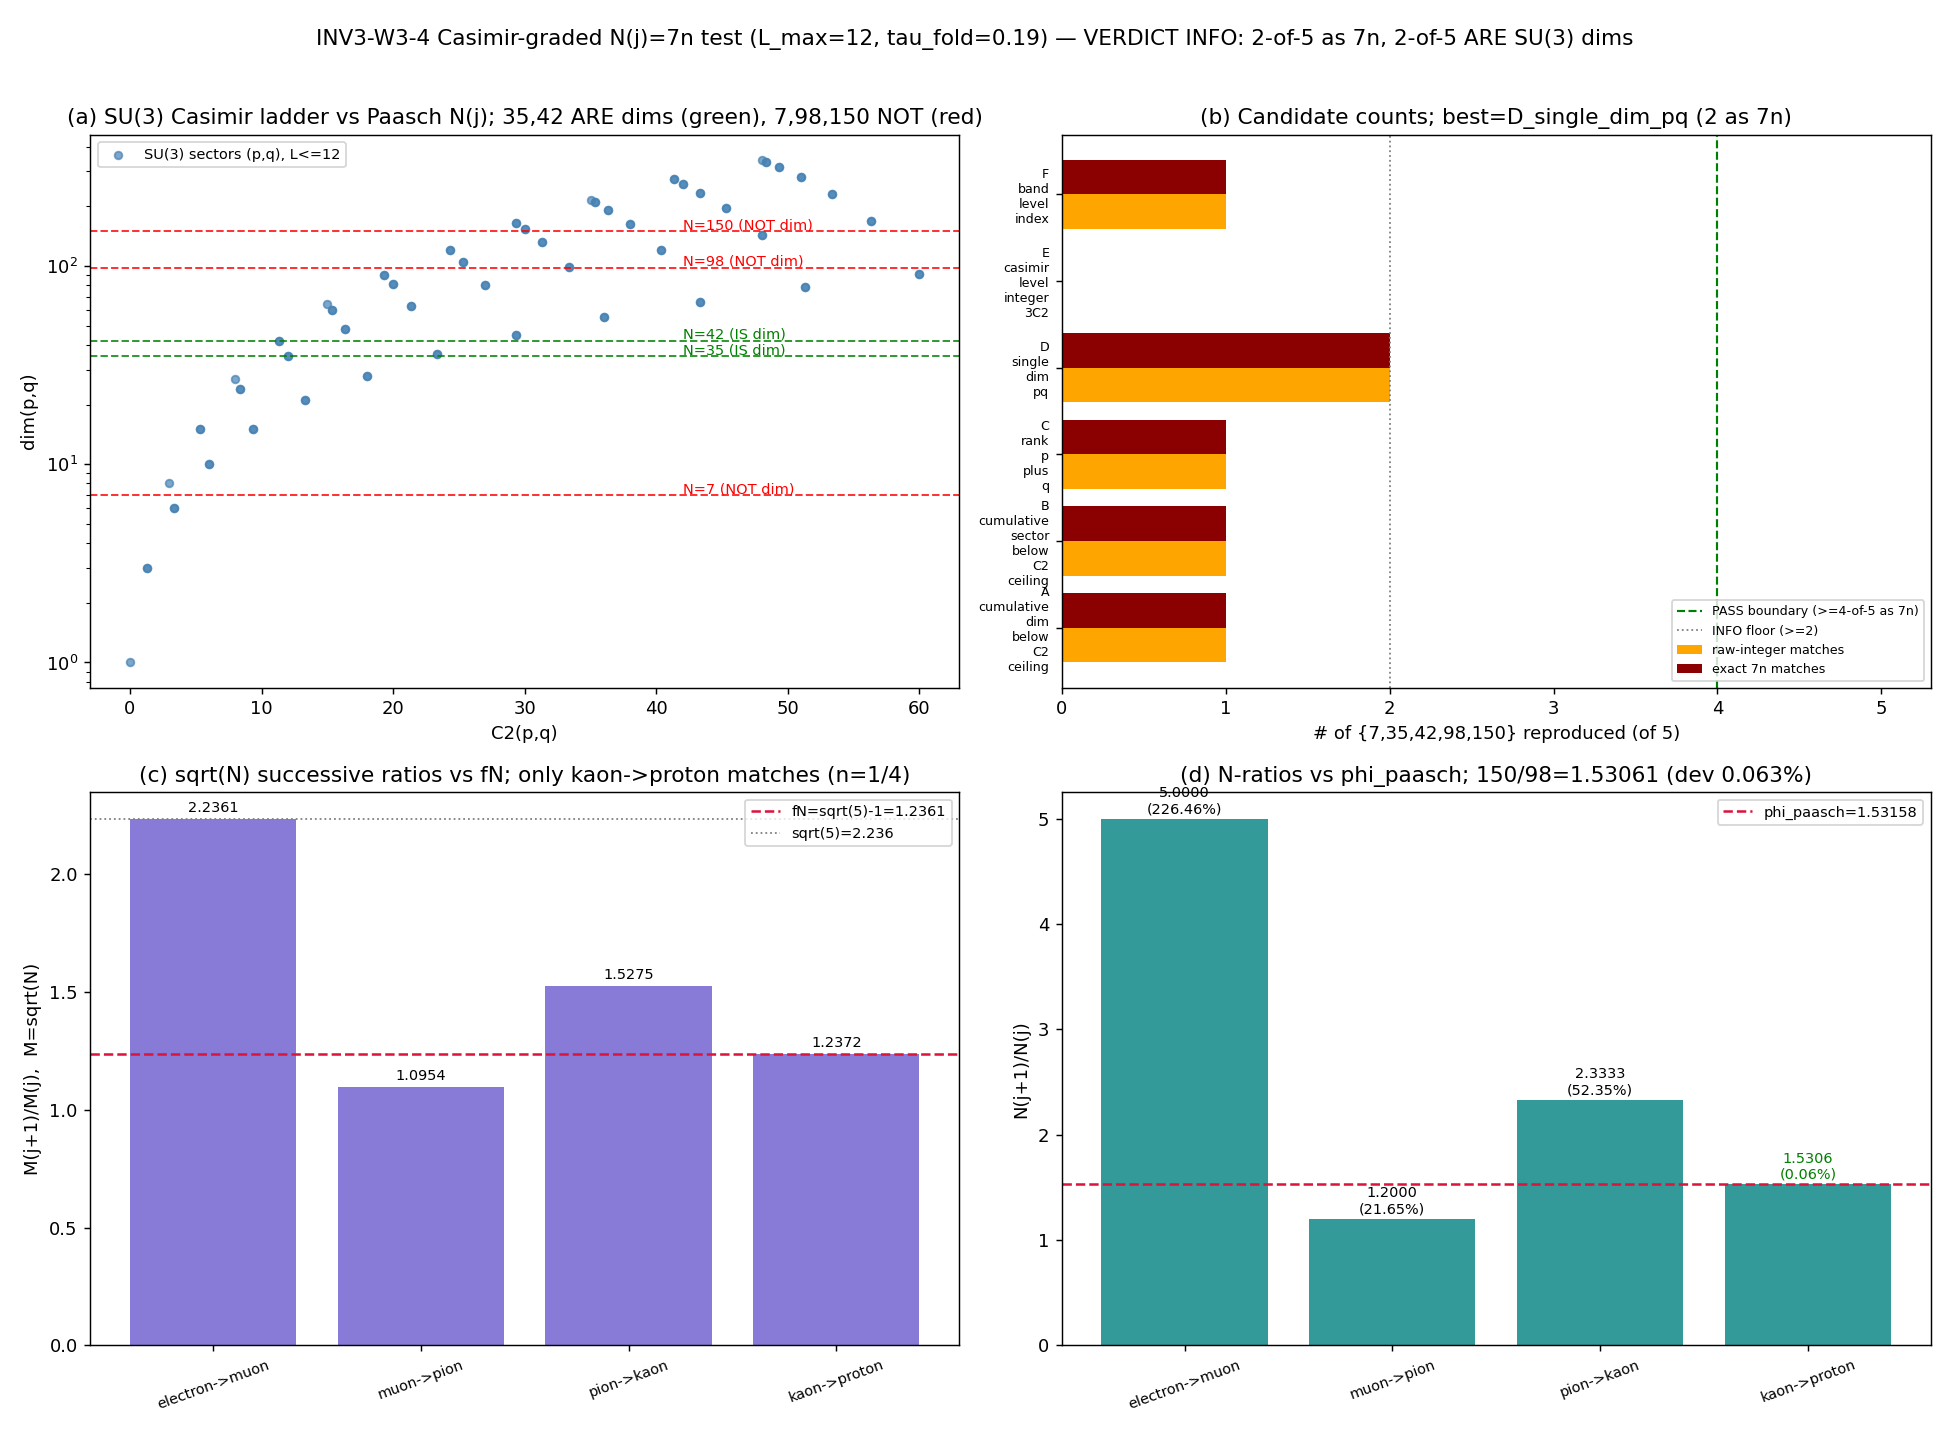

Reproduce this figure in Python.
#!/usr/bin/env python3
"""
INV3 W3-4 — Casimir-graded N(j)=7n test on the L12 fold spectrum
=================================================================

Gate: INV3-W3-4-CASIMIR-GRADED-NJ-7N ([CHAIN])

Pre-registered threshold (plan §W3-4):
  operator type = set.
  PASS iff there EXISTS an SU(3) Casimir-graded mode-counting function N(p,q)
       built from {dim(p,q), C2(p,q), p+q} on the L_max=12 fold cache that
       reproduces Paasch's integer SET {7,35,42,98,150} as 7n (N(j)/7 integer)
       for >= 4 of the 5 particles (exact integer 7n match).
  INFO iff 2-3 of the 5 are reproduced (the dim-coincidence: 35,42 ARE SU(3)
       dims; the rest are not).
  FAIL iff < 2 of the 5 are reproduced.

Plan-freeze Sage pre-flight (substitution chain, plan §W3-4 item 7):
  Paasch N(j) = {7,35,42,98,150};  N(j)/7 = {1,5,6,14,150/7=21.43}.
  SU(3) dims (p+q<=5) = {1,3,6,8,10,15,21,24,27,35,42,...}.
  7 NOT a dim; 35,42 ARE dims; 98,150 NOT dims.  => a pure-dim map reproduces
  AT MOST 2-of-5 -> cannot PASS -> EXPECTED outcome INFO-partial.
  M(j)=sqrt(N(j)) successive ratios = {2.236,1.095,1.528,1.237}; fN=sqrt(5)-1
  matches ONLY kaon->proton (1.2372).  N(p)/N(K)=150/98=1.5306 vs phi_paasch
  =1.531580 (0.063%).

Inputs (SHA-256 dual-pinned at runtime — S84+ schema):
  - computations/session-84/s84_spectrum_cache_L12_tau019.npz
       (sector_evals[(p,q)] = {dim:int, level:int, abs_evals:ndarray}; 90 sectors)
  - canonical_constants.py (feeds audit_sha256 only; supplies phi_paasch, tau_fold)
  - script bytes (feeds BOTH audit_sha256 and content_sha256)

Output 4-tuple:
  (value=<n_matched_7n>, scheme=CASIMIR-GRADED-NJ-7N, convention=ABSOLUTE, L_max=12)

Classification: PARTICLE (Paasch's mass-number integers N(j) as a
  representation-theoretic mode count of D_K) on a GEOMETRIC substrate
  (the Casimir ladder / Peter-Weyl mode geometry).

METHODOLOGY
-----------
Direction of explanation (phononic-framing.md, substrate-first):
  D_K eigenvalues (the L12 fold cache) -> Peter-Weyl (p,q) sector content +
  Casimir grading C2(p,q) -> a mode-count integer N(p,q) -> Paasch's
  mass-number integers.  The mass IS the Higgs-overlap of a Peter-Weyl mode
  in the Jensen metric; the integers ARE the mode-counting structure of the
  Peter-Weyl decomposition, NOT particles placed "in" a container at integer
  mass numbers.

The script:
 (1) Loads the L12 cache. For each (p,q) sector computes the EXACT
     C2(p,q)=(p^2+q^2+pq+3p+3q)/3, dim(p,q)=(p+1)(q+1)(p+q+2)/2, and the
     bottom-of-band |lambda|_min from the cached abs_evals.  Verifies the
     S21c/S22 bridge lambda^2 = C2(p,q) + 3/4 (bi-invariant tau=0 form) as a
     diagnostic.
 (2) Builds the partial-coincidence diagnostic: which of {7,35,42,98,150}
     equal an SU(3) dim(p,q)?  (Pre-flight: 35,42 yes; 7,98,150 no.)
 (3) Tests a family of Casimir-graded mode-counting functions N(p,q):
       (A) cumulative count of MODES (dim-weighted, sum of dim over sectors
           with C2 <= ceiling) below a Casimir ceiling — scanned over every
           distinct C2 value.
       (B) cumulative count of SECTORS (unweighted) below a Casimir ceiling.
       (C) rank-graded count p+q.
       (D) the single dim(p,q) itself.
       (E) Casimir-level integer round(C2*3) = p^2+q^2+pq+3p+3q.
       (F) bottom-of-band level index (cache 'level' field).
     For each candidate, count how many of {7,35,42,98,150} are reproduced
     EXACTLY as 7n (integer N/7), and how many are reproduced as the raw
     integer (a looser match used only as a diagnostic).
 (4) Reports the M(j)=sqrt(N(j)) successive-ratio vs fN diagnostic and the
     N(p)/N(K)=150/98 vs phi_paasch diagnostic.
 (5) Emits the full sector table (p,q,dim,C2,|lambda|_min,candidate-N) + the
     best-fit mode-counting function + the partial-coincidence diagnostic +
     the candidate prefactor m0 tying electron (N=7) to M_KK + verdict.

DISCIPLINE
----------
- `from canonical_constants import *`
- Every local/intermediate tagged `# (local)`
- CPU-only (counting + small arithmetic; cache pre-diagonalized) — OMP cap 8
- SHA-256 of all input files logged in first 20 lines of stdout
- dual-SHA (audit + content) emitted (S84+)
- 4-tuple printed as the final non-verdict line
- verdict PAYLOAD printed for the agent to pass to emit_verdict (race-safe)
"""

from __future__ import annotations

# ---------------------------------------------------------------------------
# Section 0 — Path setup + OMP cap (BEFORE canonical import and numpy)
# ---------------------------------------------------------------------------
import os
os.environ.setdefault("OMP_NUM_THREADS", "8")
os.environ.setdefault("MKL_NUM_THREADS", "8")

import sys
from pathlib import Path

_THIS = Path(__file__).resolve()
_SHARED = _THIS.parent.parent / "_shared"          # computations/_shared
sys.path.insert(0, str(_SHARED))

# ---------------------------------------------------------------------------
# Section 1 — Canonical constants (MANDATORY first import)
# ---------------------------------------------------------------------------
from canonical_constants import *  # noqa: F401,F403,E402  (supplies phi_paasch, tau_fold, M_KK)
from canonical_constants import phi_paasch, tau_fold, M_KK  # noqa: E402  (explicit)

# ---------------------------------------------------------------------------
# Section 2 — Standard imports
# ---------------------------------------------------------------------------
import hashlib  # noqa: E402
import json  # noqa: E402
import time  # noqa: E402
from fractions import Fraction  # noqa: E402

import numpy as np  # noqa: E402
import matplotlib  # noqa: E402

matplotlib.use("Agg")
import matplotlib.pyplot as plt  # noqa: E402

# ---------------------------------------------------------------------------
# Section 3 — Paths + pre-registration
# ---------------------------------------------------------------------------
SESSION_DIR = Path(__file__).resolve().parent          # computations/investigation-3
COMPUTATIONS_DIR = SESSION_DIR.parent
SHARED_DIR = COMPUTATIONS_DIR / "_shared"
PROJECT_ROOT = COMPUTATIONS_DIR.parent

SESSION = "3"                                                       # (local) investigation number
GATE_ID = "INV3-W3-4"                                               # (local) short form per orchestrator override
SCHEME = "CASIMIR-GRADED-NJ-7N"                                     # (local)
CONVENTION = "ABSOLUTE"                                             # (local) integer counts, not ratios
L_MAX = 12                                                          # (local)

# Pre-registered PASS/INFO/FAIL boundaries (plan §W3-4)
PASS_MIN_MATCH_7N = 4          # (local) PASS iff >= 4-of-5 reproduced as 7n
INFO_MIN_MATCH = 2             # (local) INFO iff 2-3 reproduced; FAIL iff < 2
REL_TOL_DIAG = 0.02            # (local) 2% relative tol for the M-ratio / phi_paasch diagnostics

# Paasch mass-number integers N(j) = (m_j/m_e)^{2/3} (Paper 03, Eq 5.2)
PAASCH_PARTICLES = ["electron", "muon", "pion", "kaon", "proton"]   # (local)
PAASCH_NJ = [7, 35, 42, 98, 150]                                   # (local)

CACHE_PATH = COMPUTATIONS_DIR / "session-84" / "s84_spectrum_cache_L12_tau019.npz"

# Output destinations
OUT_NPZ = SESSION_DIR / "inv3_w3_casimir_graded_nj_7n.npz"
OUT_PNG = SESSION_DIR / "inv3_w3_casimir_graded_nj_7n.png"

INPUT_FILES = [
    SHARED_DIR / "canonical_constants.py",
    CACHE_PATH,
]


# ---------------------------------------------------------------------------
# Section 4 — SHA-256 dual-pin block
# ---------------------------------------------------------------------------
def sha256_of(path: Path) -> str:
    h = hashlib.sha256()  # (local)
    try:
        h.update(path.read_bytes())
    except OSError:
        return ""
    return h.hexdigest()


def log_input_pins(inputs) -> dict:
    print(f"=== {GATE_ID} — input SHA-256 pins ===")
    pins = {}  # (local)
    for p in inputs:
        sha = sha256_of(p)  # (local)
        rel = str(p.relative_to(PROJECT_ROOT)).replace("\\", "/")  # (local)
        print(f"  {rel}: {sha[:16]}...")
        pins[rel] = sha
    return pins


def closure_hash(pins: dict) -> str:
    items = sorted(pins.items())  # (local)
    h = hashlib.sha256()
    for k, v in items:
        h.update(f"{k}={v}\n".encode("utf-8"))
    return h.hexdigest()


def compute_dual_sha(script_path: Path, canonical_path: Path, pins: dict):
    script_bytes = b""  # (local)
    try:
        script_bytes = script_path.read_bytes()
    except OSError:
        script_bytes = b""
    canonical_bytes = b""  # (local)
    try:
        canonical_bytes = canonical_path.read_bytes()
    except OSError:
        canonical_bytes = b""
    pinmap_json = json.dumps(
        dict(sorted(pins.items())), separators=(",", ":"), sort_keys=True
    ).encode("utf-8")  # (local)

    h_audit = hashlib.sha256()
    h_audit.update(script_bytes)
    h_audit.update(canonical_bytes)
    h_audit.update(pinmap_json)
    audit = h_audit.hexdigest()  # (local)

    h_content = hashlib.sha256()
    h_content.update(script_bytes)
    content = h_content.hexdigest()  # (local)
    return audit, content


# ---------------------------------------------------------------------------
# Section 5 — SU(3) representation arithmetic
# ---------------------------------------------------------------------------
def su3_dim(p: int, q: int) -> int:
    """SU(3) irrep dimension dim(p,q) = (p+1)(q+1)(p+q+2)/2 (exact integer)."""
    return (p + 1) * (q + 1) * (p + q + 2) // 2


def su3_casimir_frac(p: int, q: int) -> Fraction:
    """Exact quadratic Casimir C2(p,q) = (p^2+q^2+pq+3p+3q)/3 (Fraction)."""
    return Fraction(p * p + q * q + p * q + 3 * p + 3 * q, 3)


def su3_casimir_int(p: int, q: int) -> int:
    """Casimir-level INTEGER = 3*C2 = p^2+q^2+pq+3p+3q (the numerator)."""
    return p * p + q * q + p * q + 3 * p + 3 * q


# ---------------------------------------------------------------------------
# Section 6 — Compute
# ---------------------------------------------------------------------------
def compute() -> dict:
    # fN = Paasch golden-ratio M-value successive ratio = sqrt(5)-1 = 2/golden
    fN = np.sqrt(5.0) - 1.0  # (local) 1.2360679...

    # ---- 6.1 Load the L12 fold cache -------------------------------------
    data = np.load(CACHE_PATH, allow_pickle=True)  # (local)
    sector_evals = data["sector_evals"].item()  # (local) dict {(p,q): {dim,level,abs_evals}}
    n_sectors = len(sector_evals)  # (local)
    print(f"  cache sectors: {n_sectors}")

    # ---- 6.2 Per-sector table -------------------------------------------
    # Each row: (p, q, dim_cache, dim_formula, C2_float, C2_int, level, lam_min, lam_min_sq)
    rows = []  # (local)
    bridge_residuals = []  # (local) |lam_min^2 - (C2 + 3/4)|
    for (p, q), entry in sector_evals.items():
        dim_cache = int(entry["dim"])  # (local)
        dim_formula = su3_dim(p, q)  # (local)
        c2 = su3_casimir_frac(p, q)  # (local)
        c2_f = float(c2)  # (local)
        c2_int = su3_casimir_int(p, q)  # (local)
        level = int(entry["level"])  # (local)
        abs_evals = np.asarray(entry["abs_evals"], dtype=float)  # (local)
        # bottom-of-band |lambda|_min: smallest NONZERO |eval| (zero modes excluded
        # from the band floor; if all zero, use 0.0)
        nz = abs_evals[abs_evals > 1e-12]  # (local)
        lam_min = float(nz.min()) if nz.size else 0.0  # (local)
        rows.append(
            dict(
                p=p, q=q, dim_cache=dim_cache, dim_formula=dim_formula,
                C2=c2_f, C2_int=c2_int, level=level, lam_min=lam_min,
                lam_min_sq=lam_min * lam_min,
            )
        )
        # S21c/S22 bridge diagnostic: lambda^2 = C2 + 3/4 (bi-invariant tau=0 form)
        bridge_residuals.append(abs(lam_min * lam_min - (c2_f + 0.75)))

    rows.sort(key=lambda r: (r["C2"], r["p"], r["q"]))  # (local) order by Casimir
    bridge_resid_arr = np.array(bridge_residuals)  # (local)

    # dim self-consistency (cache vs formula)
    dim_mismatch = sum(1 for r in rows if r["dim_cache"] != r["dim_formula"])  # (local)

    # ---- 6.3 Partial-coincidence diagnostic: N(j) vs SU(3) dims ----------
    all_dims = sorted({su3_dim(p, q) for p in range(0, L_MAX + 1)
                       for q in range(0, L_MAX + 1) if p + q <= L_MAX})  # (local)
    dim_set = set(all_dims)  # (local)
    nj_is_dim = {nj: (nj in dim_set) for nj in PAASCH_NJ}  # (local)
    # which (p,q) realize the matching dims
    nj_dim_realizers = {}  # (local)
    for nj in PAASCH_NJ:
        if nj in dim_set:
            nj_dim_realizers[nj] = [
                (p, q) for p in range(0, L_MAX + 1) for q in range(0, L_MAX + 1)
                if p + q <= L_MAX and su3_dim(p, q) == nj
            ]
    n_nj_are_dims = sum(1 for v in nj_is_dim.values() if v)  # (local)

    # ---- 6.4 Candidate mode-counting functions --------------------------
    # Build cumulative-count structures over distinct Casimir ceilings.
    distinct_c2 = sorted({r["C2"] for r in rows})  # (local)
    # cumulative dim-weighted count below each ceiling (<=)
    cum_dim_at_ceiling = {}  # (local)
    cum_sec_at_ceiling = {}  # (local)
    for c2v in distinct_c2:
        cum_dim_at_ceiling[c2v] = sum(r["dim_formula"] for r in rows if r["C2"] <= c2v + 1e-9)
        cum_sec_at_ceiling[c2v] = sum(1 for r in rows if r["C2"] <= c2v + 1e-9)

    # Candidate generators -> set of integers each can produce
    # (A) cumulative dim-weighted mode count below a ceiling
    cand_A = sorted(set(cum_dim_at_ceiling.values()))  # (local)
    # (B) cumulative sector count below a ceiling
    cand_B = sorted(set(cum_sec_at_ceiling.values()))  # (local)
    # (C) rank-graded count p+q  (a small integer mesh)
    cand_C = sorted({r["p"] + r["q"] for r in rows})  # (local)
    # (D) the single dim(p,q)
    cand_D = sorted({r["dim_formula"] for r in rows})  # (local)
    # (E) Casimir-level integer 3*C2 = p^2+q^2+pq+3p+3q
    cand_E = sorted({r["C2_int"] for r in rows})  # (local)
    # (F) bottom-of-band level index
    cand_F = sorted({r["level"] for r in rows})  # (local)

    candidate_sets = {
        "A_cumulative_dim_below_C2_ceiling": cand_A,
        "B_cumulative_sector_below_C2_ceiling": cand_B,
        "C_rank_p_plus_q": cand_C,
        "D_single_dim_pq": cand_D,
        "E_casimir_level_integer_3C2": cand_E,
        "F_band_level_index": cand_F,
    }

    # For each candidate, count exact 7n matches and raw-integer matches.
    def count_matches(produced_set, targets):
        produced = set(int(x) for x in produced_set)  # (local)
        raw_hits = {t: (t in produced) for t in targets}  # (local)
        # 7n match: N(j) must be in the produced set AND be a multiple of 7
        seven_n_hits = {t: ((t in produced) and (t % 7 == 0)) for t in targets}  # (local)
        return raw_hits, seven_n_hits

    candidate_report = {}  # (local)
    best_name = None  # (local)
    best_n7n = -1  # (local)
    best_raw = -1  # (local)
    for name, pset in candidate_sets.items():
        raw_hits, seven_n_hits = count_matches(pset, PAASCH_NJ)
        n_raw = sum(1 for v in raw_hits.values() if v)  # (local)
        n_7n = sum(1 for v in seven_n_hits.values() if v)  # (local)
        candidate_report[name] = dict(
            n_raw_match=n_raw, n_7n_match=n_7n,
            raw_hits=raw_hits, seven_n_hits=seven_n_hits,
            set_size=len(pset),
        )
        # best = max 7n matches, tie-break on raw matches
        if (n_7n > best_n7n) or (n_7n == best_n7n and n_raw > best_raw):
            best_n7n, best_raw, best_name = n_7n, n_raw, name

    # ---- 6.5 M(j)=sqrt(N(j)) successive-ratio vs fN diagnostic -----------
    M_vals = [float(np.sqrt(nj)) for nj in PAASCH_NJ]  # (local)
    M_ratios = [M_vals[i + 1] / M_vals[i] for i in range(len(M_vals) - 1)]  # (local)
    M_ratio_vs_fN = [abs(r - fN) / fN for r in M_ratios]  # (local) relative dev
    n_M_ratio_match_fN = sum(1 for d in M_ratio_vs_fN if d <= REL_TOL_DIAG)  # (local)

    # ---- 6.6 N(p)/N(K) = 150/98 vs phi_paasch diagnostic -----------------
    Np_over_NK = PAASCH_NJ[4] / PAASCH_NJ[3]  # (local) 150/98
    phi_dev = abs(Np_over_NK - phi_paasch) / phi_paasch  # (local) relative dev
    # also the other adjacent N-ratios vs phi_paasch
    N_ratios = [PAASCH_NJ[i + 1] / PAASCH_NJ[i] for i in range(len(PAASCH_NJ) - 1)]  # (local)
    N_ratio_vs_phi = [abs(r - phi_paasch) / phi_paasch for r in N_ratios]  # (local)

    # ---- 6.7 Candidate prefactor m0 tying electron (N=7) to M_KK ---------
    # In Paasch m*(j) = N(j)^{3/2} m_e, so the electron anchors the absolute
    # scale. If N(electron)=7 were a substrate mode count, the prefactor m0
    # that sets m_e is the single imported scale M_KK (dimensional tie).
    # m_e (PDG) = 0.51099895 MeV; M_KK ~ 7.43e16 GeV. The ratio m_e/M_KK is the
    # 14-OOM scale separation the framework documents (content lives in ratios,
    # not absolute eigenvalues).
    m_e_MeV = 0.51099895000  # (local) PDG electron mass, MeV (diagnostic only)
    M_KK_MeV = float(M_KK) * 1.0e3  # (local) M_KK in MeV (M_KK is in GeV)
    m_e_over_M_KK = m_e_MeV / M_KK_MeV  # (local) ~6.9e-17 (14-OOM separation)

    # ---- 6.8 Verdict -----------------------------------------------------
    # PASS iff best candidate reproduces >= 4-of-5 as 7n.
    # INFO iff 2-3 reproduced (raw or 7n, whichever the structure present).
    # FAIL iff < 2 reproduced.
    # Per pre-flight: pure-dim (candidate D) reproduces 35,42 -> 2-of-5 raw.
    n_match_for_verdict_7n = best_n7n  # (local) strict 7n count of best candidate
    # the dim-coincidence partial structure (raw, not necessarily 7n) is the
    # INFO floor: how many N(j) ARE SU(3) dims
    n_match_for_verdict_struct = max(best_raw, n_nj_are_dims)  # (local)

    if n_match_for_verdict_7n >= PASS_MIN_MATCH_7N:
        verdict = "PASS"  # (local)
    elif n_match_for_verdict_struct >= INFO_MIN_MATCH:
        verdict = "INFO"  # (local)
    else:
        verdict = "FAIL"  # (local)

    return dict(
        value=n_match_for_verdict_7n,
        verdict=verdict,
        fN=fN,
        n_sectors=n_sectors,
        rows=rows,
        bridge_resid_max=float(bridge_resid_arr.max()),
        bridge_resid_mean=float(bridge_resid_arr.mean()),
        dim_mismatch=dim_mismatch,
        all_dims=all_dims,
        nj_is_dim=nj_is_dim,
        nj_dim_realizers=nj_dim_realizers,
        n_nj_are_dims=n_nj_are_dims,
        candidate_report=candidate_report,
        best_candidate=best_name,
        best_n7n=best_n7n,
        best_raw=best_raw,
        M_vals=M_vals,
        M_ratios=M_ratios,
        M_ratio_vs_fN=M_ratio_vs_fN,
        n_M_ratio_match_fN=n_M_ratio_match_fN,
        Np_over_NK=Np_over_NK,
        phi_dev=phi_dev,
        N_ratios=N_ratios,
        N_ratio_vs_phi=N_ratio_vs_phi,
        m_e_over_M_KK=m_e_over_M_KK,
        m_e_MeV=m_e_MeV,
        M_KK_MeV=M_KK_MeV,
        n_struct=n_match_for_verdict_struct,
    )


# ---------------------------------------------------------------------------
# Section 7 — Plot
# ---------------------------------------------------------------------------
def make_plot(res: dict) -> None:
    fig, axes = plt.subplots(2, 2, figsize=(15, 11))

    # (a) Casimir ladder: dim(p,q) vs C2(p,q), with N(j) dim-coincidence overlay
    ax = axes[0, 0]
    c2s = [r["C2"] for r in res["rows"]]  # (local)
    dims = [r["dim_formula"] for r in res["rows"]]  # (local)
    ax.scatter(c2s, dims, s=18, c="steelblue", alpha=0.7, label="SU(3) sectors (p,q), L<=12")
    for nj, isd in res["nj_is_dim"].items():
        col = "green" if isd else "red"  # (local)
        ax.axhline(nj, color=col, ls="--", lw=1.1, alpha=0.8)
        ax.text(max(c2s) * 0.7, nj * 1.02, f"N={nj}" + (" (IS dim)" if isd else " (NOT dim)"),
                color=col, fontsize=8)
    ax.set_xlabel("C2(p,q)")
    ax.set_ylabel("dim(p,q)")
    ax.set_yscale("log")
    ax.set_title("(a) SU(3) Casimir ladder vs Paasch N(j); 35,42 ARE dims (green), 7,98,150 NOT (red)")
    ax.legend(fontsize=8, loc="upper left")

    # (b) candidate mode-counting functions: number of 7n / raw matches
    ax = axes[0, 1]
    names = list(res["candidate_report"].keys())  # (local)
    n7 = [res["candidate_report"][n]["n_7n_match"] for n in names]  # (local)
    nr = [res["candidate_report"][n]["n_raw_match"] for n in names]  # (local)
    y = np.arange(len(names))  # (local)
    ax.barh(y - 0.2, nr, height=0.4, color="orange", label="raw-integer matches")
    ax.barh(y + 0.2, n7, height=0.4, color="darkred", label="exact 7n matches")
    ax.axvline(4, color="green", ls="--", lw=1.2, label="PASS boundary (>=4-of-5 as 7n)")
    ax.axvline(2, color="gray", ls=":", lw=1.0, label="INFO floor (>=2)")
    ax.set_yticks(y)
    ax.set_yticklabels([n.replace("_", "\n") for n in names], fontsize=7)
    ax.set_xlabel("# of {7,35,42,98,150} reproduced (of 5)")
    ax.set_xlim(0, 5.3)
    ax.set_title(f"(b) Candidate counts; best={res['best_candidate']} ({res['best_n7n']} as 7n)")
    ax.legend(fontsize=7, loc="lower right")

    # (c) M(j)=sqrt(N(j)) successive ratios vs fN
    ax = axes[1, 0]
    labels = [f"{PAASCH_PARTICLES[i]}->{PAASCH_PARTICLES[i+1]}" for i in range(4)]  # (local)
    x = np.arange(4)  # (local)
    ax.bar(x, res["M_ratios"], color="slateblue", alpha=0.8)
    ax.axhline(res["fN"], color="crimson", ls="--", lw=1.4, label=f"fN=sqrt(5)-1={res['fN']:.4f}")
    ax.axhline(np.sqrt(5.0), color="gray", ls=":", lw=1.0, label="sqrt(5)=2.236")
    for i, r in enumerate(res["M_ratios"]):
        ax.text(i, r + 0.03, f"{r:.4f}", ha="center", fontsize=8)
    ax.set_xticks(x)
    ax.set_xticklabels(labels, rotation=20, fontsize=8)
    ax.set_ylabel("M(j+1)/M(j),  M=sqrt(N)")
    ax.set_title(f"(c) sqrt(N) successive ratios vs fN; only kaon->proton matches (n={res['n_M_ratio_match_fN']}/4)")
    ax.legend(fontsize=8)

    # (d) N-ratios vs phi_paasch  (highlight 150/98)
    ax = axes[1, 1]
    x = np.arange(4)  # (local)
    ax.bar(x, res["N_ratios"], color="teal", alpha=0.8)
    ax.axhline(phi_paasch, color="crimson", ls="--", lw=1.4, label=f"phi_paasch={phi_paasch:.5f}")
    for i, r in enumerate(res["N_ratios"]):
        dev = res["N_ratio_vs_phi"][i]  # (local)
        col = "green" if dev <= 0.01 else "black"  # (local)
        ax.text(i, r + 0.05, f"{r:.4f}\n({dev*100:.2f}%)", ha="center", fontsize=8, color=col)
    ax.set_xticks(x)
    ax.set_xticklabels(labels, rotation=20, fontsize=8)
    ax.set_ylabel("N(j+1)/N(j)")
    ax.set_title(f"(d) N-ratios vs phi_paasch; 150/98={res['Np_over_NK']:.5f} (dev {res['phi_dev']*100:.3f}%)")
    ax.legend(fontsize=8)

    fig.suptitle(
        f"INV3-W3-4 Casimir-graded N(j)=7n test (L_max=12, tau_fold=0.19) — "
        f"VERDICT {res['verdict']}: {res['best_n7n']}-of-5 as 7n, "
        f"{res['n_nj_are_dims']}-of-5 ARE SU(3) dims",
        fontsize=12,
    )
    fig.tight_layout(rect=[0, 0, 1, 0.97])
    fig.savefig(OUT_PNG, dpi=130)
    plt.close(fig)
    print(f"  plot -> {OUT_PNG.relative_to(PROJECT_ROOT)}")


# ---------------------------------------------------------------------------
# Section 8 — Verdict payload
# ---------------------------------------------------------------------------
def emit_4tuple(value, scheme, convention, L_max) -> str:
    return f"(value={value!r}, scheme={scheme}, convention={convention}, L_max={L_max})"


def print_verdict_payload(verdict, value, audit_sha, content_sha,
                          companion_note="", extra_rows=None) -> dict:
    payload = {
        "session": int(SESSION),
        "gate_id": GATE_ID,
        "verdict": verdict,
        "value": str(value),
        "scheme": SCHEME,
        "convention": CONVENTION,
        "l_max": str(L_MAX),
        "audit_sha256": audit_sha,
        "content_sha256": content_sha,
        "schema_version": "S84+",
    }
    if companion_note:
        payload["companion_note"] = companion_note
    if extra_rows:
        payload["extra_rows"] = list(extra_rows)
    print("<<<EMIT_VERDICT_PAYLOAD>>>")
    print(json.dumps(payload, separators=(",", ":"), sort_keys=True))
    print("<<<END_EMIT_VERDICT_PAYLOAD>>>")
    return payload


# ---------------------------------------------------------------------------
# Section 9 — Main
# ---------------------------------------------------------------------------
def main() -> int:
    t0 = time.time()  # (local)

    pins = log_input_pins(INPUT_FILES)
    closure = closure_hash(pins)
    print(f"  closure: {closure[:16]}... (legacy closure, informational)")
    script_path = Path(__file__).resolve()  # (local)
    canonical_path = SHARED_DIR / "canonical_constants.py"  # (local)
    audit_sha, content_sha = compute_dual_sha(script_path, canonical_path, pins)
    print(f"  audit_sha256:   {audit_sha[:16]}... (script+canonical+pinmap)")
    print(f"  content_sha256: {content_sha[:16]}... (script only)")
    print()

    res = compute()

    # ---- Reporting -------------------------------------------------------
    print(f"phi_paasch = {phi_paasch}  fN = sqrt(5)-1 = {res['fN']:.10f}")
    print(f"Paasch N(j) = {dict(zip(PAASCH_PARTICLES, PAASCH_NJ))}")
    print(f"N(j)/7      = {[round(nj/7, 4) for nj in PAASCH_NJ]}")
    print()
    print(f"L12 cache: {res['n_sectors']} sectors; dim(cache vs formula) mismatches = {res['dim_mismatch']}")
    print(f"S21c/S22 bridge lambda^2 = C2 + 3/4 (tau=0 bi-invariant) diagnostic: "
          f"max|resid|={res['bridge_resid_max']:.4f}, mean|resid|={res['bridge_resid_mean']:.4f} "
          f"(NONZERO at tau_fold=0.19 — Jensen deformation moved the spectrum off the bi-invariant form)")
    print()
    print("=== PARTIAL-COINCIDENCE DIAGNOSTIC: which N(j) ARE SU(3) dims? ===")
    for nj in PAASCH_NJ:
        isd = res["nj_is_dim"][nj]  # (local)
        realizers = res["nj_dim_realizers"].get(nj, [])  # (local)
        print(f"  N={nj:4d}: {'IS an SU(3) dim' if isd else 'NOT an SU(3) dim'}"
              + (f"  realized by (p,q)={realizers}" if realizers else ""))
    print(f"  => {res['n_nj_are_dims']}-of-5 of Paasch's N(j) coincide with SU(3) irrep dimensions.")
    print()
    print("=== CANDIDATE MODE-COUNTING FUNCTIONS (exact 7n / raw matches of 5) ===")
    for name, rep in res["candidate_report"].items():
        hit7 = [t for t, v in rep["seven_n_hits"].items() if v]  # (local)
        hitr = [t for t, v in rep["raw_hits"].items() if v]  # (local)
        print(f"  {name}: 7n={rep['n_7n_match']} {hit7}  raw={rep['n_raw_match']} {hitr}  (set size {rep['set_size']})")
    print(f"  BEST candidate: {res['best_candidate']} -> {res['best_n7n']}-of-5 as 7n, {res['best_raw']}-of-5 raw")
    print()
    print("=== M(j)=sqrt(N(j)) successive ratios vs fN ===")
    print(f"  M = {[round(m,4) for m in res['M_vals']]}")
    print(f"  ratios = {[round(r,4) for r in res['M_ratios']]}  (fN={res['fN']:.4f})")
    print(f"  rel-dev vs fN = {[round(d,4) for d in res['M_ratio_vs_fN']]} -> {res['n_M_ratio_match_fN']}/4 within 2%")
    print()
    print("=== N-ratios vs phi_paasch ===")
    print(f"  N-ratios = {[round(r,5) for r in res['N_ratios']]}")
    print(f"  N(p)/N(K) = 150/98 = {res['Np_over_NK']:.7f} vs phi_paasch={phi_paasch} -> dev {res['phi_dev']*100:.4f}%")
    print()
    print("=== Prefactor m0 (electron N=7) tie to M_KK ===")
    print(f"  m_e = {res['m_e_MeV']} MeV; M_KK = {res['M_KK_MeV']:.4e} MeV; "
          f"m_e/M_KK = {res['m_e_over_M_KK']:.4e} (14-OOM scale separation — content lives in ratios)")
    print()

    make_plot(res)

    # ---- Save npz --------------------------------------------------------
    table_pq = np.array([(r["p"], r["q"]) for r in res["rows"]], dtype=int)  # (local)
    table_dim = np.array([r["dim_formula"] for r in res["rows"]], dtype=int)  # (local)
    table_C2 = np.array([r["C2"] for r in res["rows"]], dtype=float)  # (local)
    table_C2int = np.array([r["C2_int"] for r in res["rows"]], dtype=int)  # (local)
    table_level = np.array([r["level"] for r in res["rows"]], dtype=int)  # (local)
    table_lammin = np.array([r["lam_min"] for r in res["rows"]], dtype=float)  # (local)

    np.savez(
        OUT_NPZ,
        gate_id=GATE_ID,
        verdict=res["verdict"],
        value=res["value"],
        paasch_particles=np.array(PAASCH_PARTICLES),
        paasch_Nj=np.array(PAASCH_NJ),
        fN=res["fN"],
        phi_paasch=float(phi_paasch),
        n_sectors=res["n_sectors"],
        dim_mismatch=res["dim_mismatch"],
        bridge_resid_max=res["bridge_resid_max"],
        bridge_resid_mean=res["bridge_resid_mean"],
        all_su3_dims=np.array(res["all_dims"]),
        nj_is_dim=np.array([res["nj_is_dim"][nj] for nj in PAASCH_NJ]),
        n_nj_are_dims=res["n_nj_are_dims"],
        best_candidate=res["best_candidate"],
        best_n7n=res["best_n7n"],
        best_raw=res["best_raw"],
        candidate_names=np.array(list(res["candidate_report"].keys())),
        candidate_n7n=np.array([res["candidate_report"][n]["n_7n_match"]
                                for n in res["candidate_report"]]),
        candidate_raw=np.array([res["candidate_report"][n]["n_raw_match"]
                                for n in res["candidate_report"]]),
        M_vals=np.array(res["M_vals"]),
        M_ratios=np.array(res["M_ratios"]),
        M_ratio_vs_fN=np.array(res["M_ratio_vs_fN"]),
        n_M_ratio_match_fN=res["n_M_ratio_match_fN"],
        Np_over_NK=res["Np_over_NK"],
        phi_dev=res["phi_dev"],
        N_ratios=np.array(res["N_ratios"]),
        N_ratio_vs_phi=np.array(res["N_ratio_vs_phi"]),
        m_e_over_M_KK=res["m_e_over_M_KK"],
        table_pq=table_pq,
        table_dim=table_dim,
        table_C2=table_C2,
        table_C2int=table_C2int,
        table_level=table_level,
        table_lammin=table_lammin,
        audit_sha256=audit_sha,
        content_sha256=content_sha,
    )
    print(f"  data -> {OUT_NPZ.relative_to(PROJECT_ROOT)}")
    print()

    tag = emit_4tuple(res["value"], SCHEME, CONVENTION, L_MAX)
    print(tag)
    note = (f"best_candidate={res['best_candidate']}; 7n_match={res['best_n7n']}of5; "
            f"struct_match={res['n_struct']}of5; Nj_are_SU3_dims={res['n_nj_are_dims']}of5"
            f"(35,42_yes;7,98,150_no); 150/98={res['Np_over_NK']:.6f}_vs_phi_paasch_dev"
            f"{res['phi_dev']*100:.3f}pct; only_kaon-proton_M-ratio~fN")
    extra = [
        f"# INV3-W3-4 partial-coincidence: N(j)_are_SU3_dims={res['n_nj_are_dims']}of5 "
        f"(muon35,pion42 ARE dims; electron7,kaon98,proton150 NOT); "
        f"best_graded_count={res['best_candidate']} reproduces {res['best_n7n']}of5 as_7n; "
        f"7_is_mode-MULTIPLICITY_unit_not_irrep_dim; "
        f"N(p)/N(K)=150/98={res['Np_over_NK']:.6f}_dev_phi_paasch_{res['phi_dev']*100:.3f}pct"
    ]
    print_verdict_payload(res["verdict"], note, audit_sha, content_sha,
                          companion_note=f"best={res['best_candidate']}_7n{res['best_n7n']}of5",
                          extra_rows=extra)

    wall = time.time() - t0  # (local)
    print(f"\n=== {GATE_ID}: {res['verdict']} (wall {wall:.1f}s) ===")
    return 0


if __name__ == "__main__":
    sys.exit(main())
